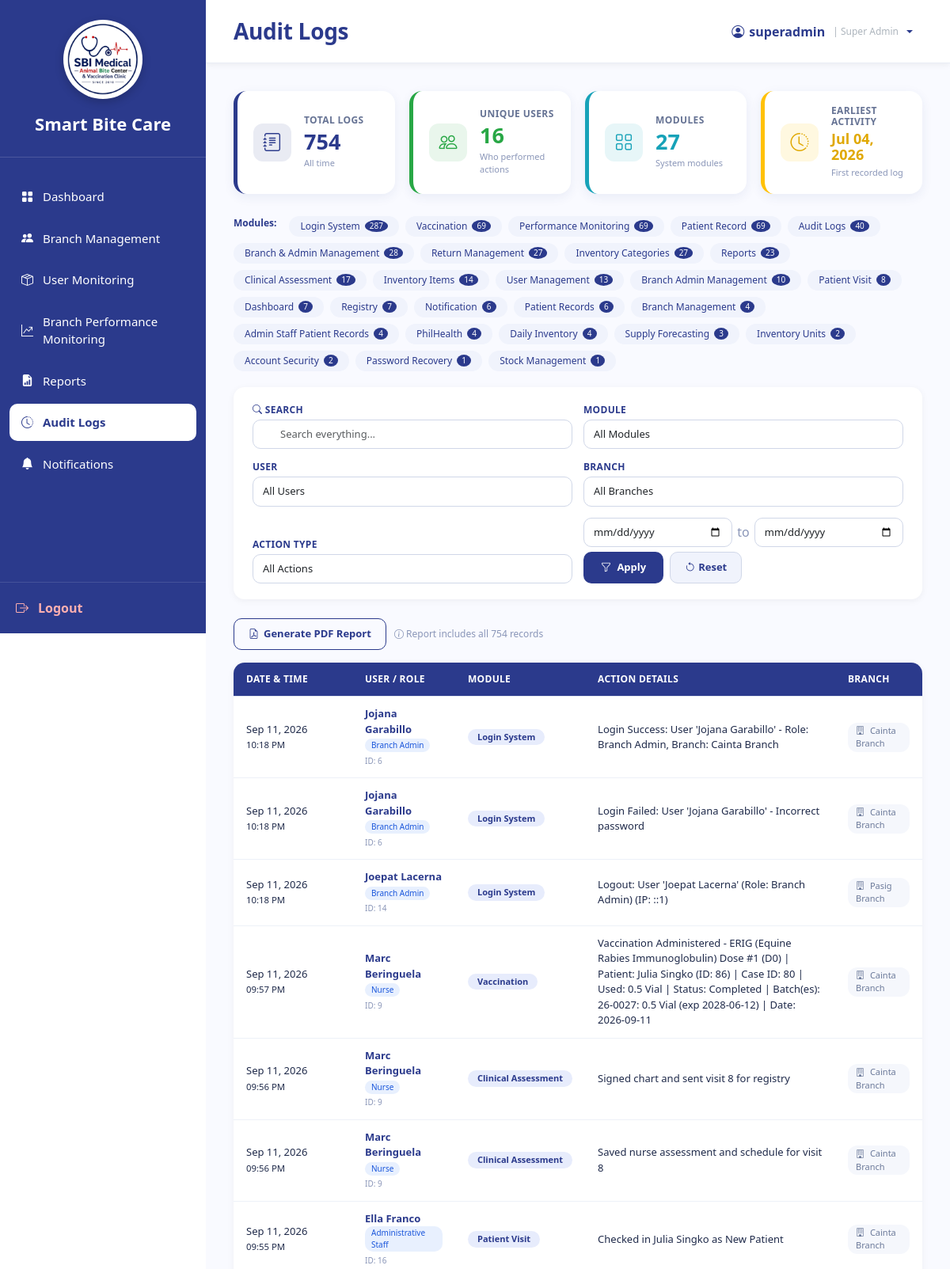
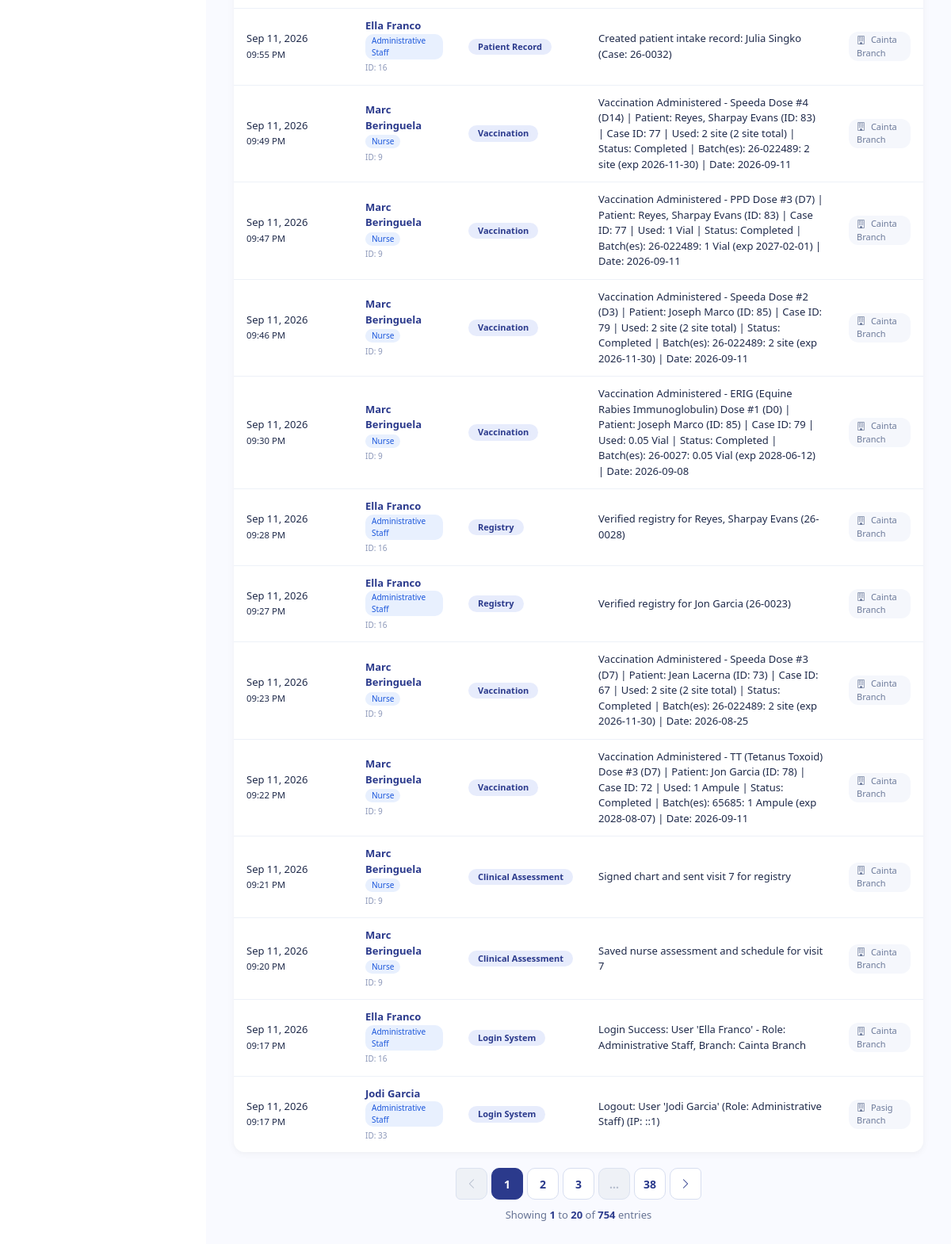
Screenshot of /SuperAdmin_AuditLogs.php (signed in) with the database file from the repository (2 pictures, top to bottom).
### tables this page shows
CREATE TABLE `audit_logs` (
  `log_id` int(11) NOT NULL,
  `user_id` int(11) NOT NULL,
  `branch_id` varchar(10) NOT NULL,
  `action` text DEFAULT NULL,
  `module` varchar(100) DEFAULT NULL,
  `created_at` timestamp NOT NULL DEFAULT current_timestamp()
);

CREATE TABLE `users` (
  `user_id` int(11) NOT NULL,
  `branch_id` varchar(10) DEFAULT NULL,
  `role_id` int(11) NOT NULL,
  `username` varchar(100) NOT NULL,
  `email` varchar(255) NOT NULL,
  `password` varchar(255) NOT NULL,
  `status` enum('Active','Inactive') DEFAULT 'Active',
  `created_at` timestamp NOT NULL DEFAULT current_timestamp(),
  `last_login` datetime DEFAULT NULL
);

CREATE TABLE `roles` (
  `role_id` int(11) NOT NULL,
  `role_name` varchar(100) NOT NULL
);

CREATE TABLE `branches` (
  `branch_id` varchar(10) NOT NULL,
  `branch_name` varchar(150) NOT NULL,
  `branch_address` text DEFAULT NULL,
  `contact_number` varchar(30) DEFAULT NULL,
  `email` varchar(150) DEFAULT NULL,
  `status` enum('Active','Inactive') DEFAULT 'Active',
  `created_at` timestamp NOT NULL DEFAULT current_timestamp()
);

### SuperAdmin_AuditLogs.php (the view, shortened to what the rows shown need)
<?php
require_once 'sources/db_connect.php';
$page = isset($_GET['page']) ? intval($_GET['page']) : 1;
$per_page = 20;
$offset = ($page - 1) * $per_page;
$base_sql = "SELECT al.log_id, al.action, al.module, al.created_at,
             u.user_id, u.username, u.email, u.role_id, r.role_name,
             b.branch_id, b.branch_name
             FROM audit_logs al
             LEFT JOIN users u ON al.user_id = u.user_id
             LEFT JOIN roles r ON u.role_id = r.role_id
             LEFT JOIN branches b ON al.branch_id = b.branch_id
             WHERE 1=1";
$params = [];
$types = "";
$base_sql .= " ORDER BY al.created_at DESC LIMIT ? OFFSET ?";
$params[] = $per_page;
$params[] = $offset;
$types .= "ii";
$stmt = $conn->prepare($base_sql);
if (!empty($params) && $types) {
    $stmt->bind_param($types, ...$params);
}
$stmt->execute();
$result = $stmt->get_result();
$logs = [];
while ($row = $result->fetch_assoc()) {
    $logs[] = $row;
}
$stats_sql = "SELECT
               COUNT(*) as total_logs,
               COUNT(DISTINCT user_id) as unique_users,
               COUNT(DISTINCT module) as unique_modules,
               MAX(created_at) as latest_activity,
               MIN(created_at) as earliest_activity
              FROM audit_logs";
$stats_result = $conn->query($stats_sql);
$stats = $stats_result->fetch_assoc();
?>
<!DOCTYPE html>
<html lang="en">
<head>
    <link href="https://cdn.jsdelivr.net/npm/bootstrap@5.3.3/dist/css/bootstrap.min.css" rel="stylesheet" />
    <link rel="stylesheet" href="https://cdn.jsdelivr.net/npm/bootstrap-icons@1.11.3/font/bootstrap-icons.min.css" />
    <link rel="stylesheet" href="sidebar.css" />
</head>
<body>
<div class="main">
    <div class="content">
<div class="stats-row">
    <div class="stat-card">
        <div class="stat-content">
            <h2><?php echo number_format($stats['total_logs']); ?></h2>
        </div>
    </div>
    <div class="stat-card card-green">
        <div class="stat-content">
            <h2><?php echo $stats['unique_users']; ?></h2>
        </div>
    </div>
    <div class="stat-card card-cyan">
        <div class="stat-content">
            <h2><?php echo $stats['unique_modules']; ?></h2>
        </div>
    </div>
    <div class="stat-card card-orange">
        <div class="stat-content">
            <h2 style="font-size:18px;">
                <?php echo $stats['earliest_activity']
                    ? date('M d, Y', strtotime($stats['earliest_activity']))
                    : 'N/A'; ?>
            </h2>
        </div>
    </div>
</div>
        <div class="table-wrap">
            <table class="table align-middle">
                <thead>
                    <tr>
                        <th style="width:150px;">Date &amp; Time</th>
                        <th style="width:130px;">User / Role</th>
                        <th style="width:120px;">Module</th>
                        <th>Action Details</th>
                        <th style="width:110px;">Branch</th>
                    </tr>
                </thead>
                <tbody>
                    <?php if (count($logs) > 0): ?>
                        <?php foreach ($logs as $log): ?>
                            <tr>
                                <td class="log-time">
                                    <?php echo date('M d, Y', strtotime($log['created_at'])); ?>
                                    <br />
                                    <small><?php echo date('h:i A', strtotime($log['created_at'])); ?></small>
                                </td>
                                <td>
                                    <?php if ($log['username']): ?>
                                        <span class="user-tag"><?php echo htmlspecialchars($log['username']); ?></span>
                                        <br />
                                        <span class="role-tag"><?php echo htmlspecialchars($log['role_name'] ?? 'Unknown'); ?></span>
                                        <br />
                                        <small style="color:#8a96b8;font-size:10px;">ID: <?php echo $log['user_id']; ?></small>
                                    <?php else: ?>
                                        <span style="color:#8a96b8;font-size:12px;">System</span>
                                    <?php endif; ?>
                                </td>
                                <td>
                                    <span class="module-tag"><?php echo htmlspecialchars($log['module'] ?: 'N/A'); ?></span>
                                </td>
                                <td class="action-text">
                                    <?php echo htmlspecialchars($log['action']); ?>
                                </td>
                                <td>
                                    <?php if ($log['branch_name']): ?>
                                        <span class="branch-tag">
                                            <i class="bi bi-building me-1"></i>
                                            <?php echo htmlspecialchars($log['branch_name']); ?>
                                        </span>
                                    <?php else: ?>
                                        <span style="color:#b0bcd6;font-size:11px;">N/A</span>
                                    <?php endif; ?>
                                </td>
                            </tr>
                        <?php endforeach; ?>
                    <?php endif; ?>
                </tbody>
            </table>
        </div>
</body>
</html>

### rows the page displays
audit_logs: created_at "Sep 11, 2026", created_at "10:18 PM", user.username "Jojana Garabillo", roles.role_name "Branch Admin", user.user_id "6", module "Login System", action "Login Success: User 'Jojana Garabillo' - Role: Branch Admin, Branch: Cainta Branch", branch.branch_name "Cainta Branch"
audit_logs: created_at "Sep 11, 2026", created_at "10:18 PM", user.username "Jojana Garabillo", roles.role_name "Branch Admin", user.user_id "6", module "Login System", action "Login Failed: User 'Jojana Garabillo' - Incorrect password", branch.branch_name "Cainta Branch"
audit_logs: created_at "Sep 11, 2026", created_at "10:18 PM", user.username "Joepat Lacerna", roles.role_name "Branch Admin", user.user_id "14", module "Login System", action "Logout: User 'Joepat Lacerna' (Role: Branch Admin) (IP: ::1)", branch.branch_name "Pasig Branch"
audit_logs: created_at "Sep 11, 2026", created_at "09:57 PM", user.username "Marc Beringuela", roles.role_name "Nurse", user.user_id "9", module "Vaccination", action "Vaccination Administered - ERIG (Equine Rabies Immunoglobulin) Dose #1 (D0) | Patient: Julia Singko (ID: 86) | Case ID: 80 | Used: 0.5 Vial | Status: Completed | Batch(es): 26-0027: 0.5 Vial (exp 2028-06-12) | Date: 2026-09-11", branch.branch_name "Cainta Branch"
audit_logs: created_at "Sep 11, 2026", created_at "09:56 PM", user.username "Marc Beringuela", roles.role_name "Nurse", user.user_id "9", module "Clinical Assessment", action "Signed chart and sent visit 8 for registry", branch.branch_name "Cainta Branch"
audit_logs: created_at "Sep 11, 2026", created_at "09:56 PM", user.username "Marc Beringuela", roles.role_name "Nurse", user.user_id "9", module "Clinical Assessment", action "Saved nurse assessment and schedule for visit 8", branch.branch_name "Cainta Branch"
audit_logs: created_at "Sep 11, 2026", created_at "09:55 PM", user.username "Ella Franco", roles.role_name "Administrative Staff", user.user_id "16", module "Patient Visit", action "Checked in Julia Singko as New Patient", branch.branch_name "Cainta Branch"
audit_logs: created_at "Sep 11, 2026", created_at "09:55 PM", user.username "Ella Franco", roles.role_name "Administrative Staff", user.user_id "16", module "Patient Record", action "Created patient intake record: Julia Singko (Case: 26-0032)", branch.branch_name "Cainta Branch"
audit_logs: created_at "Sep 11, 2026", created_at "09:49 PM", user.username "Marc Beringuela", roles.role_name "Nurse", user.user_id "9", module "Vaccination", action "Vaccination Administered - Speeda Dose #4 (D14) | Patient: Reyes, Sharpay Evans (ID: 83) | Case ID: 77 | Used: 2 site (2 site total) | Status: Completed | Batch(es): 26-022489: 2 site (exp 2026-11-30) | Date: 2026-09-11", branch.branch_name "Cainta Branch"
audit_logs: created_at "Sep 11, 2026", created_at "09:47 PM", user.username "Marc Beringuela", roles.role_name "Nurse", user.user_id "9", module "Vaccination", action "Vaccination Administered - PPD Dose #3 (D7) | Patient: Reyes, Sharpay Evans (ID: 83) | Case ID: 77 | Used: 1 Vial | Status: Completed | Batch(es): 26-022489: 1 Vial (exp 2027-02-01) | Date: 2026-09-11", branch.branch_name "Cainta Branch"
audit_logs: created_at "Sep 11, 2026", created_at "09:46 PM", user.username "Marc Beringuela", roles.role_name "Nurse", user.user_id "9", module "Vaccination", action "Vaccination Administered - Speeda Dose #2 (D3) | Patient: Joseph Marco (ID: 85) | Case ID: 79 | Used: 2 site (2 site total) | Status: Completed | Batch(es): 26-022489: 2 site (exp 2026-11-30) | Date: 2026-09-11", branch.branch_name "Cainta Branch"
audit_logs: created_at "Sep 11, 2026", created_at "09:30 PM", user.username "Marc Beringuela", roles.role_name "Nurse", user.user_id "9", module "Vaccination", action "Vaccination Administered - ERIG (Equine Rabies Immunoglobulin) Dose #1 (D0) | Patient: Joseph Marco (ID: 85) | Case ID: 79 | Used: 0.05 Vial | Status: Completed | Batch(es): 26-0027: 0.05 Vial (exp 2028-06-12) | Date: 2026-09-08", branch.branch_name "Cainta Branch"
audit_logs: created_at "Sep 11, 2026", created_at "09:28 PM", user.username "Ella Franco", roles.role_name "Administrative Staff", user.user_id "16", module "Registry", action "Verified registry for Reyes, Sharpay Evans (26-0028)", branch.branch_name "Cainta Branch"
audit_logs: created_at "Sep 11, 2026", created_at "09:27 PM", user.username "Ella Franco", roles.role_name "Administrative Staff", user.user_id "16", module "Registry", action "Verified registry for Jon Garcia (26-0023)", branch.branch_name "Cainta Branch"
audit_logs: created_at "Sep 11, 2026", created_at "09:23 PM", user.username "Marc Beringuela", roles.role_name "Nurse", user.user_id "9", module "Vaccination", action "Vaccination Administered - Speeda Dose #3 (D7) | Patient: Jean Lacerna (ID: 73) | Case ID: 67 | Used: 2 site (2 site total) | Status: Completed | Batch(es): 26-022489: 2 site (exp 2026-11-30) | Date: 2026-08-25", branch.branch_name "Cainta Branch"
audit_logs: created_at "Sep 11, 2026", created_at "09:22 PM", user.username "Marc Beringuela", roles.role_name "Nurse", user.user_id "9", module "Vaccination", action "Vaccination Administered - TT (Tetanus Toxoid) Dose #3 (D7) | Patient: Jon Garcia (ID: 78) | Case ID: 72 | Used: 1 Ampule | Status: Completed | Batch(es): 65685: 1 Ampule (exp 2028-08-07) | Date: 2026-09-11", branch.branch_name "Cainta Branch"
audit_logs: created_at "Sep 11, 2026", created_at "09:21 PM", user.username "Marc Beringuela", roles.role_name "Nurse", user.user_id "9", module "Clinical Assessment", action "Signed chart and sent visit 7 for registry", branch.branch_name "Cainta Branch"
audit_logs: created_at "Sep 11, 2026", created_at "09:20 PM", user.username "Marc Beringuela", roles.role_name "Nurse", user.user_id "9", module "Clinical Assessment", action "Saved nurse assessment and schedule for visit 7", branch.branch_name "Cainta Branch"
audit_logs: created_at "Sep 11, 2026", created_at "09:17 PM", user.username "Ella Franco", roles.role_name "Administrative Staff", user.user_id "16", module "Login System", action "Login Success: User 'Ella Franco' - Role: Administrative Staff, Branch: Cainta Branch", branch.branch_name "Cainta Branch"
audit_logs: created_at "Sep 11, 2026", created_at "09:17 PM", user.username "Jodi Garcia", roles.role_name "Administrative Staff", user.user_id "33", module "Login System", action "Logout: User 'Jodi Garcia' (Role: Administrative Staff) (IP: ::1)", branch.branch_name "Pasig Branch"

### other values shown
$_SESSION['username'] "superadmin"
$stats['total_logs'] "754"
$stats['unique_users'] "16"
$stats['unique_modules'] "27"
date('M d, Y', strtotime($stats['earliest_activity'])) "Jul 04, 2026"
$row['module'] "Login System"
$row['count'] "287"
$row['module'] "Vaccination"
$row['count'] "69"
$row['module'] "Performance Monitoring"
$row['module'] "Patient Record"
$row['module'] "Audit Logs"
$row['count'] "40"
$row['module'] "Branch & Admin Management"
$row['count'] "28"
